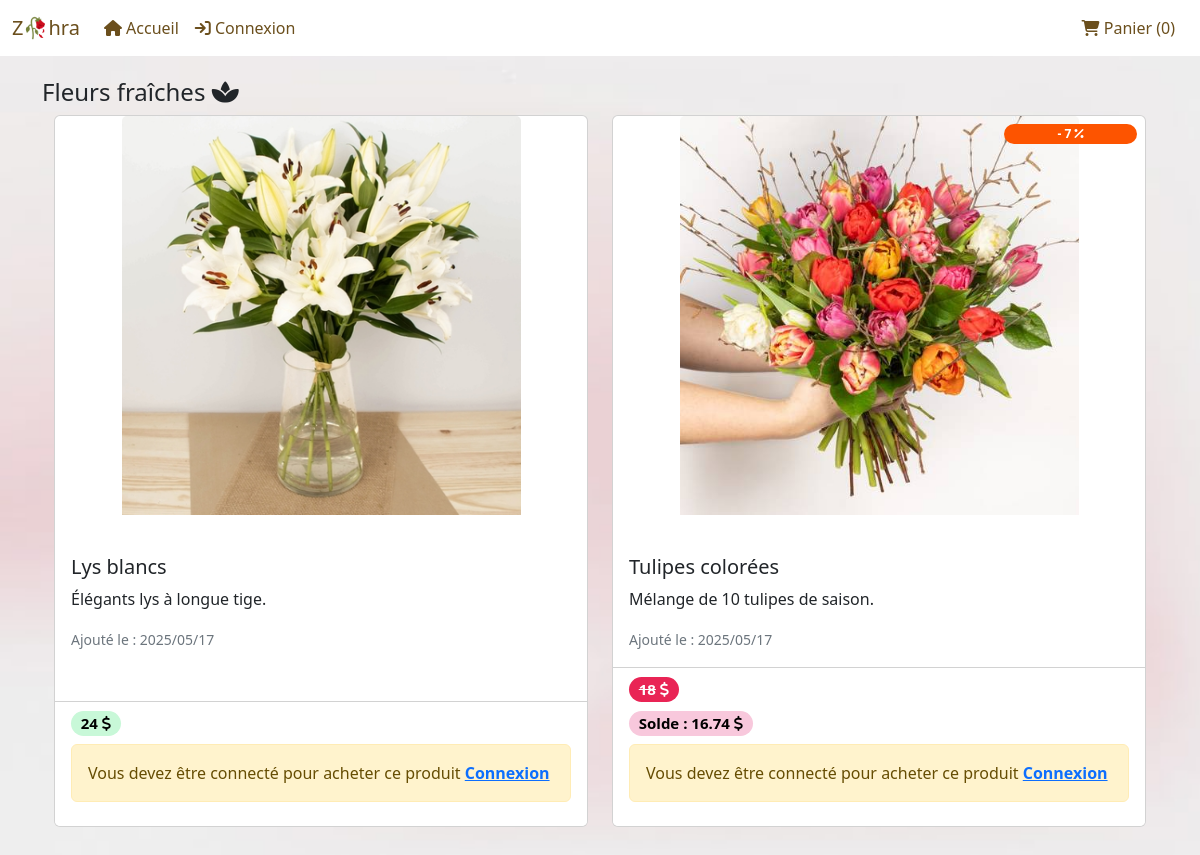
/front/categorie.php?id=12, run on the app's committed database.
### tables this page shows
CREATE TABLE `categorie` (
  `id` int(11) NOT NULL,
  `libelle` varchar(100) NOT NULL,
  `description` varchar(255) NOT NULL,
  `date_creation` datetime NOT NULL DEFAULT current_timestamp(),
  `icone` varchar(200) NOT NULL
);

CREATE TABLE `produit` (
  `id` int(11) NOT NULL,
  `libelle` varchar(100) NOT NULL,
  `prix` decimal(10,0) NOT NULL,
  `discount` int(11) NOT NULL,
  `id_categorie` int(11) NOT NULL,
  `date_creation` datetime NOT NULL,
  `description` varchar(255) NOT NULL,
  `image` varchar(150) NOT NULL
);

### include/front/product/afficher_product.php (the view, shortened to what this page needs)
<?php
foreach ($produits as $produit) {
    $idProduit = $produit->id;
    ?>
    <div class="col-md-6 mb-4">
        <div class="card h-100">
            <?php if (!empty($produit->discount)): ?>
                <span class="badge rounded-pill text-bg-custom3 w-25 position-absolute m-2" style="right:0"> - <?= $produit->discount ?> <i
                            class="fa fa-percent"></i></span>
            <?php endif; ?>
            <img class="card-img-top w-75    mx-auto" src="../upload/produit/<?= $produit->image ?>"
                 alt="Card image">
            <div class="card-body">
                <a href="produit.php?id=<?php echo $idProduit ?>" class="btn stretched-link"></a>
                <h5 class="card-title"><?= $produit->libelle ?></h5>
                <p class="card-text"><?= $produit->description ?></p>
                <p class="card-text"><small class="text-muted">Ajouté le
                        : <?= date_format(date_create($produit->date_creation), 'Y/m/d') ?></small></p>
            </div>
            <div class="card-footer bg-white" style="z-index: 10">
                <?php if (!empty($produit->discount)): ?>
                    <div class="h5"><span
                                class="badge rounded-pill text-bg-custom4"><strike> <?= $produit->prix ?></strike> <i
                                    class="fa fa-solid fa-dollar"></i></span></div>
                    <div class="h5"><span
                                class="badge rounded-pill text-bg-custom">Solde : <?= calculerRemise($produit->prix, $produit->discount) ?> <i
                                    class="fa fa-solid fa-dollar"></i></span></div>
                <?php else: ?>
                    <div class="h5"><span class="badge rounded-pill text-bg-custom2"><?= $produit->prix ?> <i
                                    class="fa fa-solid fa-dollar"></i></span></div>
                <?php endif; ?>
                <?php include '../include/front/counter.php' ?>
            </div>
        </div>
    </div>
    <?php
}
    ?>

### front/categorie.php (shortened to what this page needs)
<?php
require_once '../include/database.php';
$id = $_GET['id'];
$sqlState = $pdo->prepare("SELECT * FROM categorie WHERE id=?");
$sqlState->execute([$id]);
$categorie = $sqlState->fetch(PDO::FETCH_ASSOC);
$sqlState = $pdo->prepare("SELECT * FROM produit WHERE id_categorie=?");
$sqlState->execute([$id]);
$produits = $sqlState->fetchAll(PDO::FETCH_OBJ);
?>
<!doctype html>
<html lang="en">
<head>
    <?php include '../include/head_front.php' ?>
</head>
<body>
<?php include '../include/nav_front.php' ?>
<div class="container py-2">
    <h4><?php echo $categorie['libelle'] ?> <span class="fa <?php echo $categorie['icone'] ?>"></span></h4>
    <div class="container">
        <div class="row">
            <?php require_once '../include/front/product/afficher_product.php'; ?>
        </div>
    </div>
</div>
</body>
</html>

### include/head_front.php (shortened to what this page needs)
<link href="https://cdn.jsdelivr.net/npm/bootstrap@5.2.2/dist/css/bootstrap.min.css" rel="stylesheet"
>
<link href="https://cdnjs.cloudflare.com/ajax/libs/font-awesome/6.2.0/css/all.min.css" rel="stylesheet"
      type="text/css">

### include/nav_front.php (shortened to what this page needs)
<?php
$connecte = false;
?>
<nav class="navbar navbar-expand-lg  custom-navbar fixed-top">
    <div class="container-fluid">
        <a class="navbar-brand" href="./">Z🥀hra </a>
        <div class="collapse navbar-collapse" id="navbarNav">
            <ul class="navbar-nav">
                <li class="nav-item">
                    <?php if($connecte) {
                    ?>
                    <a class="nav-link active" aria-current="page" href="index.php">Bienvenu(e) <?php echo $_SESSION['utilisateur']['login']; ?> 💐</a>
                    <?php } else {
                    ?>
                    <li class="nav-item">
                    <a class="nav-link <?php if ($currentPage == '/ecommerce/index.php') echo 'active' ?>"
                       aria-current="page" href="../index.php"><i class="fa-solid fa-home"></i> Accueil</a>
                    </li>
                    <li class="nav-item">
                        <a class="nav-link <?php if ($currentPage == '/ecommerce/connexion.php') echo 'active' ?>"
                           href="../connexion.php"><i class="fa-solid fa-arrow-right-to-bracket"></i> Connexion</a>
                    </li>
                    <?php
                }
                ?>
                </li>
            </ul>
        </div>
        <?php
        $productCount = 0;
        function calculerRemise($prix, $discount)
        {
            return $prix - (($prix * $discount) / 100);
        }
        ?>
        <a class="btn float-end" href="panier.php"><i class="fa-solid fa-cart-shopping"></i> Panier
            (<?php echo $productCount; ?>)</a>
    </div>
</nav>

### include/front/counter.php (shortened to what this page needs)
<div>
    <?php
    $idUtilisateur = $_SESSION['utilisateur']['id'] ?? 0;
    $qty = $_SESSION['panier'][$idUtilisateur][$idProduit] ?? 0;
    if ($qty == 0) {
        $button = '<i class="fa fa-light fa-cart-plus"></i>';
    } else {
        $button = '<i class="fa-solid fa-pencil"></i>';
    }
    ?>
    <?php if ($idUtilisateur !== 0): ?>
        <form method="post" class="counter d-flex" action="ajouter_panier.php">
            <button onclick="return false;" class="btn btn-bleu-pastel    mx-2 counter-moins">-</button>
            <input type="hidden" name="id" value="<?php echo $idProduit ?>">
            <input class="form-control" value="<?php echo $qty ?>" type="number" name="qty" id="qty" max="99">
            <button onclick="return false;" class="btn btn-bleu-pastel mx-2 counter-plus mx-1">+</button>
            <button class="btn btn-add btn-sm" type="submit" name="ajouter">
                <?= $button ?>
            </button>
            <?php
            if ($qty != 0) {
                ?>
                <button formaction="supprimer_panier.php" class="btn btn-sm btn-delet mx-1 " type="submit"
                        name="supprimer">
                    <i class="fa-solid fa-trash"></i>
                </button>
                <?php
            }
            ?>
        </form>
    <?php else: ?>
        <div class="alert alert-warning" role="alert">
            Vous devez être connecté pour acheter ce produit <strong><a href="../connexion.php">Connexion</a></strong>
        </div>
    <?php endif; ?>
</div>

### include/nav_front.php (style rules this page uses)
.custom-navbar { background-color:white ; }
.custom-navbar .navbar-brand, .custom-navbar .nav-link, .custom-navbar .btn { color:#6b4f1d; }
body { padding-top: 70px; background-image: url('../images/gradi.jpg'); background-size: cover; background-position: center; background-repeat: no-repeat; background-attachment: fixed; background-color:rgba(251, 232, 246, 0.8); }
.text-bg-custom { color: #000; background-color: #f8c8dc; / padding: 0.375rem 0.75rem; border-radius: 0.375rem; display: inline-block; }
.text-bg-custom2 { color: #000; background-color:rgb(200, 248, 216); /s padding: 0.375rem 0.75rem; border-radius: 0.375rem; display: inline-block; }
.text-bg-custom3 { color: #fff; background-color:rgb(253, 84, 0); / padding: 0.375rem 0.75rem; border-radius: 0.375rem; display: inline-block; }
.text-bg-custom4 { color: #fff; background-color:rgb(233, 36, 85); / padding: 0.375rem 0.75rem; border-radius: 0.375rem; display: inline-block; }

### data on the page
categorie: libelle "Fleurs fraîches"
produit: image (picture), libelle "Lys blancs", description "Élégants lys à longue tige.", date_creation "2025/05/17", prix "24"
produit: discount "7", image (picture), libelle "Tulipes colorées", description "Mélange de 10 tulipes de saison.", date_creation "2025/05/17", prix "18", calculerRemise($produit->prix, $produit->discount) "16.74"

### other printed values
$productCount "0"
